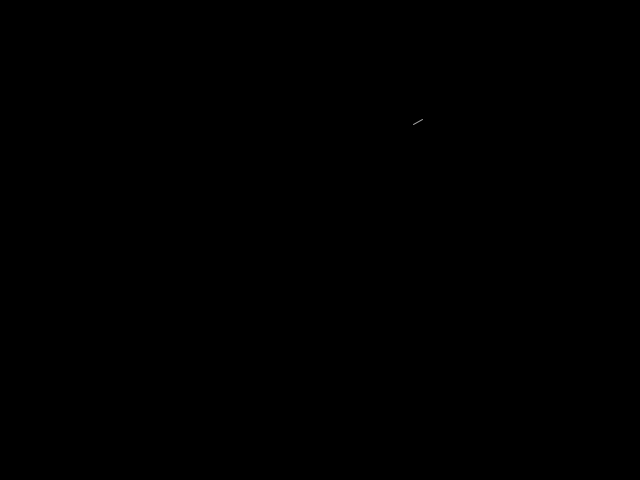
Frame 1 (no input)
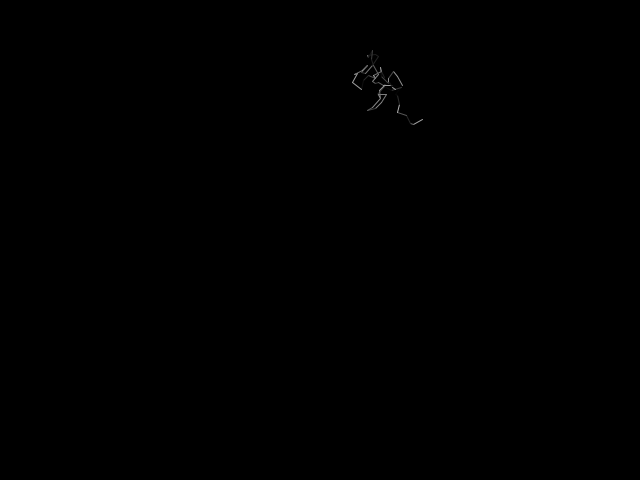
Frame 60 (the mouse pressed at the canvas centre just before this capture)
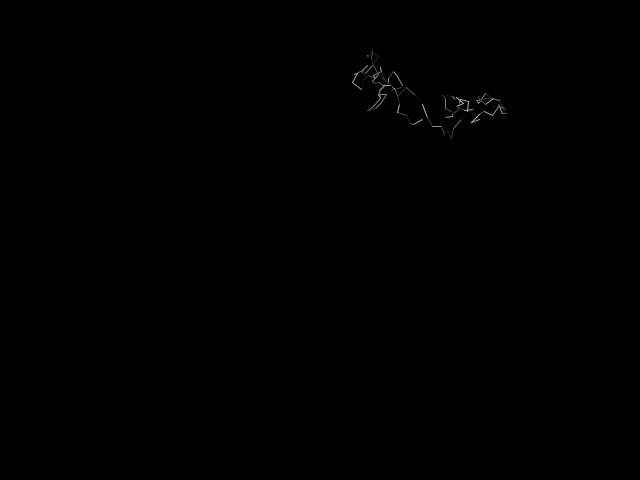
Frame 120 (the mouse held since frame 60 and released just before this capture)

The Processing sketch that drew these frames (run headless with seeded random() and noise(); from frame 60 on, the mouse is pressed at the canvas centre):

// Processing sketch: first_online_sketch
// ── first_online_sketch.pde

float x, y;
float prevX, prevY;

void setup()
{
    size( 640, 480 );
    smooth();
    background( 0 );
    
    x = random( width );
    y = random( height );
    prevX = x + random( -10, 10 );
    prevY = y + random( -10, 10 );
}

void draw()
{
    stroke( random( 192 ) );
    strokeWeight( 1 );
    line( x, y, prevX, prevY );
    
    prevX = x;
    prevY = y;
    x += random( -10, 10 );
    y += random( -10, 10 );
    
    if ( x < 0 ) {
        x = width;
    } else if ( x > width ) {
        x = 0;
    }
    
    if ( y < 0 ) {
        y = height;
    } else if ( y > height ) {
        y = 0;
    }
}
